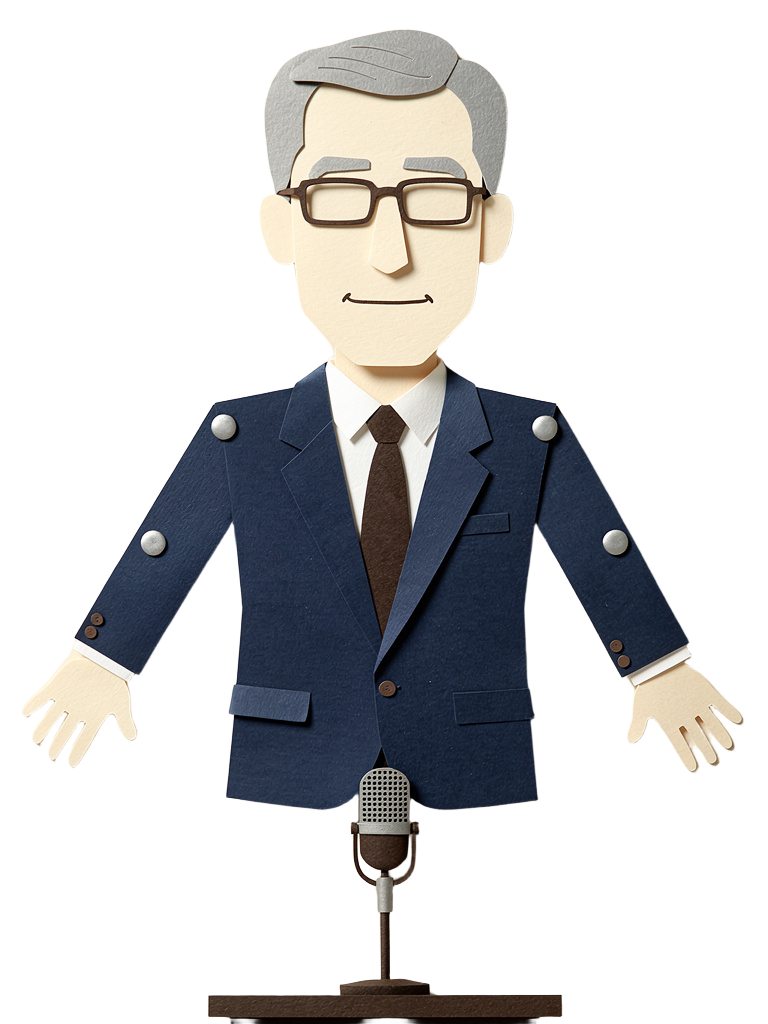
#> input picture videos/DAILY/presentador/A_corresponsal_alpha.png, 768 x 1024 px
$ python rig_explicado.py
#> lines starting #> are read from the running program, lines starting #| are printed output that depends on the picture
# -*- coding: utf-8 -*-
"""Diagrama: que es el rig. Izquierda, donde se corta y donde van los pivotes.
Derecha, que compra ese corte: el mismo brazo en muchas poses sin volver a generar nada.
    python videos/DAILY/presentador/rig_explicado.py
"""
import math, os
from PIL import Image, ImageDraw, ImageFont

BASE = os.path.dirname(os.path.abspath(__file__))
PAPEL = (233, 223, 203)
TINTA = (34, 32, 28)
ROJO = (184, 64, 47)
AZUL = (43, 76, 111)
OCRE = (217, 164, 65)
PIEL = (240, 224, 196)
GRIS = (120, 112, 98)

# pivotes leidos sobre A_corresponsal_alpha.png (768x1024), ver _grid.jpg
PIV = {
    "cuello":   (390, 352),
    "hombro_i": (222, 422), "hombro_d": (546, 425),
    "codo_i":   (155, 545), "codo_d":   (613, 545),
    "muneca_i": (112, 652), "muneca_d": (655, 652),
}
BOCA = (390, 296)


def f(px, bold=False):
    for n in (("arialbd.ttf" if bold else "arial.ttf"), "DejaVuSans.ttf"):
        try:
            return ImageFont.truetype(n, px)
        except Exception:
            pass
    return ImageFont.load_default()


def punteado(d, a, b, color, dash=11, hueco=8, w=3):
    (x0, y0), (x1, y1) = a, b
    L = math.hypot(x1 - x0, y1 - y0)
    if L == 0:
        return
    ux, uy = (x1 - x0) / L, (y1 - y0) / L
    t = 0.0
    while t < L:
        t2 = min(t + dash, L)
        d.line([(x0 + ux * t, y0 + uy * t), (x0 + ux * t2, y0 + uy * t2)], fill=color, width=w)
        t += dash + hueco


def pivote(d, xy, r=17, etiqueta=None, fnt=None, lado="der"):
    x, y = xy
    d.ellipse([x - r, y - r, x + r, y + r], outline=ROJO, width=4)
    d.line([(x - r + 5, y), (x + r - 5, y)], fill=ROJO, width=2)
    d.line([(x, y - r + 5), (x, y + r - 5)], fill=ROJO, width=2)
    if etiqueta:
        tw = d.textlength(etiqueta, font=fnt)
        tx = x + r + 10 if lado == "der" else x - r - 10 - tw
        d.text((tx, y - 12), etiqueta, font=fnt, fill=ROJO)


# ---------------------------------------------------------------- lienzo
CW, CH = 900, 1150          # panel izquierdo (el presentador anotado)
RW = 880                    # panel derecho (la demostracion)
MARG, CAB = 56, 150
W, H = MARG * 3 + CW + RW, CAB + CH + MARG

hoja = Image.new("RGB", (W, H), PAPEL)
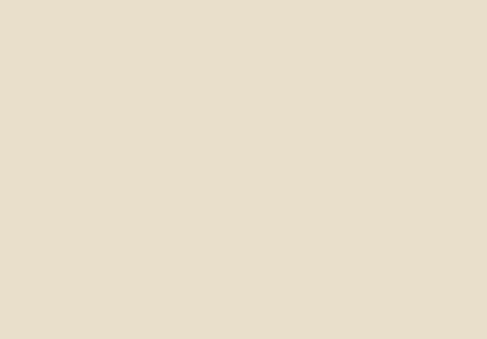
#> hoja: PIL image 1948x1356 RGB (shown at 1/4 size); mean R, G, B 233, 223, 203
d = ImageDraw.Draw(hoja)

d.text((MARG, 40), "QUE ES EL RIG", font=f(58, True), fill=TINTA)
d.text((MARG, 106), "cortar el dibujo en piezas con pivote, para que se mueva sin volver a generarlo",
       font=f(28), fill=GRIS)

# ---------------------------------------------------------------- izquierda
im = Image.open(os.path.join(BASE, "A_corresponsal_alpha.png")).convert("RGBA")
#> im is the input picture: PIL image 768x1024 RGBA; mean R, G, B, A 189.6, 185.3, 173, 84.6
esc = CH / im.height
im = im.resize((int(im.width * esc), CH), Image.LANCZOS)
#> im: PIL image 862x1150 RGBA
ox, oy = MARG, CAB
hoja.paste(im, (ox, oy), im)
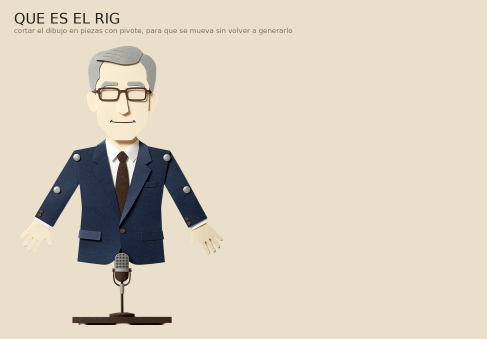
#> hoja: PIL image 1948x1356 RGB (shown at 1/4 size); mean R, G, B 216.3, 207.7, 190.6

fp = f(24, True)


def P(k):
    x, y = PIV[k]
    return (ox + x * esc, oy + y * esc)


# lineas de corte
for a, b in [("cuello", "hombro_i"), ("cuello", "hombro_d"),
             ("hombro_i", "codo_i"), ("codo_i", "muneca_i"),
             ("hombro_d", "codo_d"), ("codo_d", "muneca_d")]:
    punteado(d, P(a), P(b), (60, 90, 130))

# la boca, su propia pieza
bx, by = ox + BOCA[0] * esc, oy + BOCA[1] * esc
d.rectangle([bx - 62, by - 26, bx + 62, by + 26], outline=OCRE, width=4)
d.text((bx + 74, by - 14), "la boca: 9 formas", font=fp, fill=OCRE)

for k, et, lado in [("cuello", "cuello", "der"),
                    ("hombro_i", "hombro", "izq"), ("codo_i", "codo", "izq"),
                    ("muneca_i", "muneca", "izq"),
                    ("hombro_d", "hombro", "der"), ("codo_d", "codo", "der"),
                    ("muneca_d", "muneca", "der")]:
    pivote(d, P(k), etiqueta=et, fnt=fp, lado=lado)

d.text((ox, oy + CH + 14), "7 pivotes  ·  9 piezas  ·  se corta UNA vez",
       font=f(30, True), fill=TINTA)

# ---------------------------------------------------------------- derecha
rx = MARG * 2 + CW
d.text((rx, CAB - 4), "QUE COMPRA ESE CORTE", font=f(34, True), fill=TINTA)

y = CAB + 62
d.text((rx, y), "Un brazo cortado en dos piezas con pivote en el hombro",
       font=f(26), fill=GRIS)
d.text((rx, y + 34), "y en el codo da cualquier pose, girando numeros:",
       font=f(26), fill=GRIS)

# demostracion: el mismo brazo a distintos angulos, dibujado con formas exactas
POSES = [(-28, -18, "reposo"), (12, -40, "senala"), (48, -75, "levanta"), (-8, 34, "baja")]
cx0, cy0 = rx + 118, y + 190
SEP = 205
for i, (a1, a2, nombre) in enumerate(POSES):
    cx = cx0 + (i % 2) * SEP * 1.75
    cy = cy0 + (i // 2) * 280
    # torso de referencia
    d.rectangle([cx - 34, cy - 30, cx + 34, cy + 120], fill=AZUL)
    # brazo: hombro -> codo
    L1, L2 = 96, 92
    r1 = math.radians(90 + a1)
    ex, ey = cx + 34 + L1 * math.cos(r1) * 0.55, cy + L1 * math.sin(r1) * 0.92
    d.line([(cx + 30, cy - 6), (ex, ey)], fill=AZUL, width=27)
    r2 = math.radians(90 + a1 + a2)
    hx, hy = ex + L2 * math.cos(r2) * 0.75, ey + L2 * math.sin(r2) * 0.92
    d.line([(ex, ey), (hx, hy)], fill=PIEL, width=23)
    d.ellipse([hx - 16, hy - 16, hx + 16, hy + 16], fill=PIEL)
    # remaches
    for px, py in ((cx + 30, cy - 6), (ex, ey)):
        d.ellipse([px - 9, py - 9, px + 9, py + 9], fill=(196, 190, 178), outline=(140, 132, 118), width=2)
    d.text((cx - 40, cy + 138), nombre, font=f(25, True), fill=TINTA)
    d.text((cx - 40, cy + 168), "hombro %+d°  codo %+d°" % (a1, a2), font=f(22), fill=GRIS)

# el cierre
cy = y + 690
d.line([(rx, cy), (rx + RW - 20, cy)], fill=(196, 184, 162), width=3)
for i, ln in enumerate([
    "Sin rig, el presentador es una foto: para moverlo hay",
    "que generar otra imagen, y sale distinta cada vez.",
    "",
    "Con rig, un episodio nuevo no genera NADA: mueve",
    "numeros. Y el lip-sync es cambiar la pieza de la boca",
    "24 veces por segundo.",
]):
    d.text((rx, cy + 26 + i * 38), ln, font=f(27, True) if i >= 3 else f(27),
           fill=TINTA if i >= 3 else GRIS)

out = os.path.join(BASE, "_rig_explicado.jpg")
hoja.save(out, quality=94)
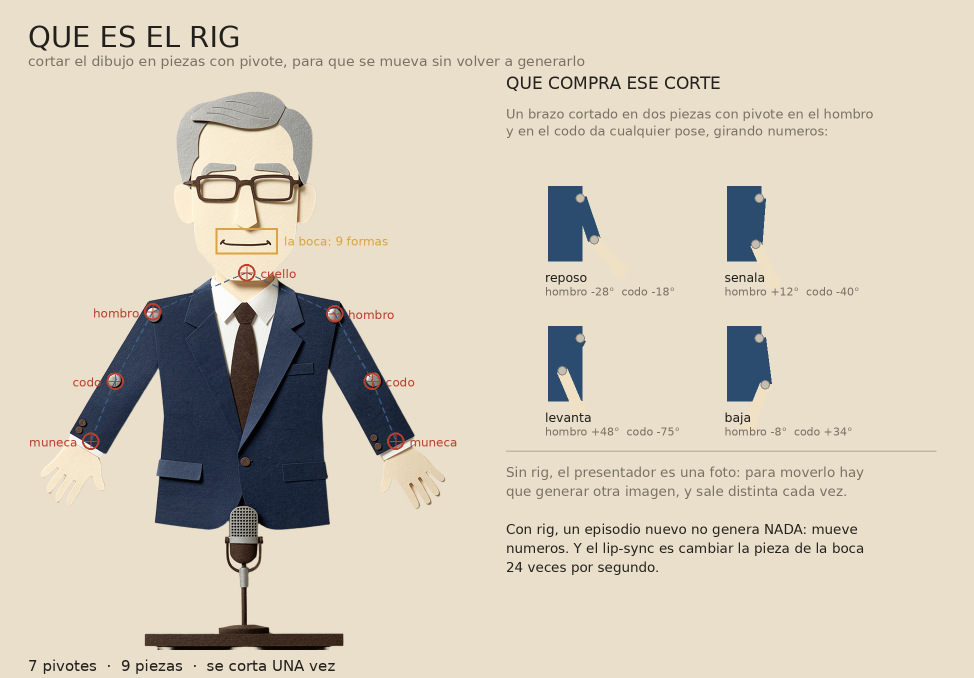
#> saved as _rig_explicado.jpg: PIL image 1948x1356 RGB (shown at 1/2 size); mean R, G, B 211.3, 203.1, 186.9
print(out, hoja.size)
#| videos/DAILY/presentador/_rig_explicado.jpg (1948, 1356)

$ run again, with videos/DAILY/presentador/B_analista_alpha.png copied over videos/DAILY/presentador/A_corresponsal_alpha.png
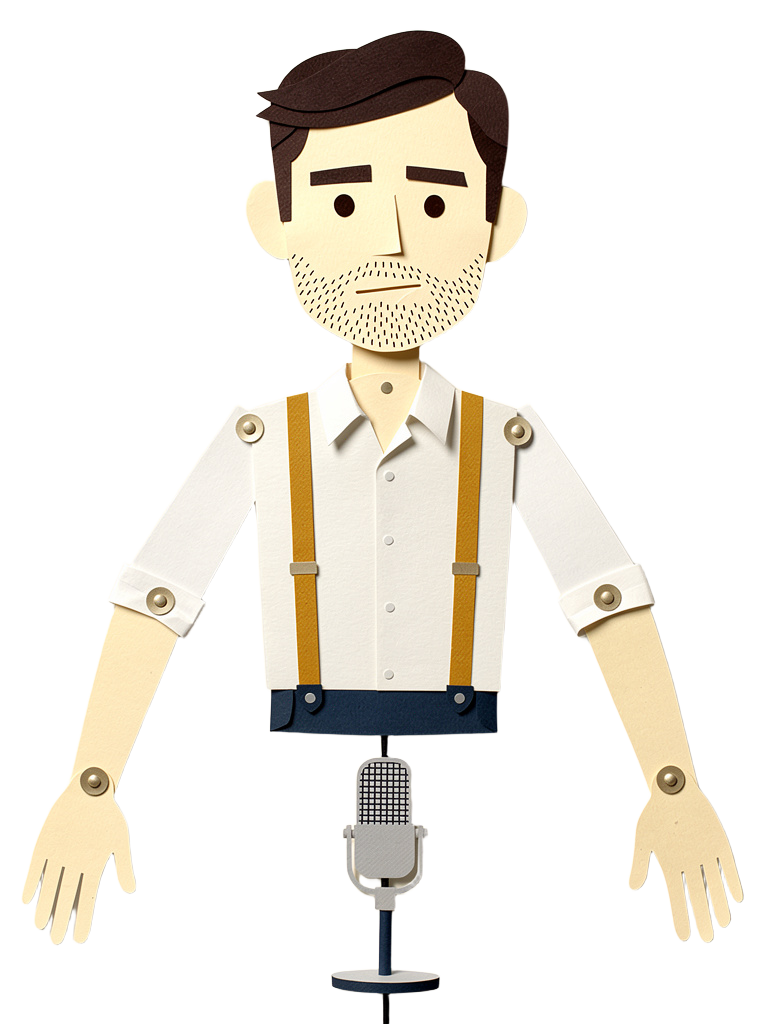
#> input picture videos/DAILY/presentador/B_analista_alpha.png, 768 x 1024 px
#> im is the input picture: PIL image 768x1024 RGBA; mean R, G, B, A 236.6, 226.1, 200.9, 77.1
#> im: PIL image 862x1150 RGBA
#> `hoja.paste(im, (ox, oy), im)`:
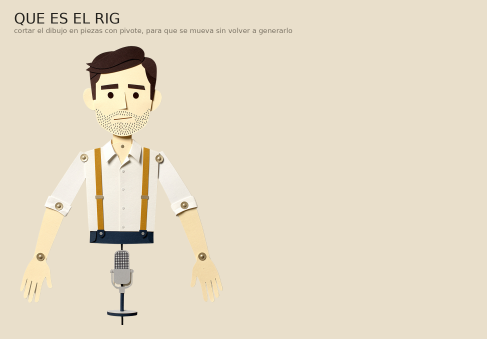
#> hoja: PIL image 1948x1356 RGB (shown at 1/4 size); mean R, G, B 229.1, 218.7, 198.2
#> `hoja.save(out, quality=94)`:
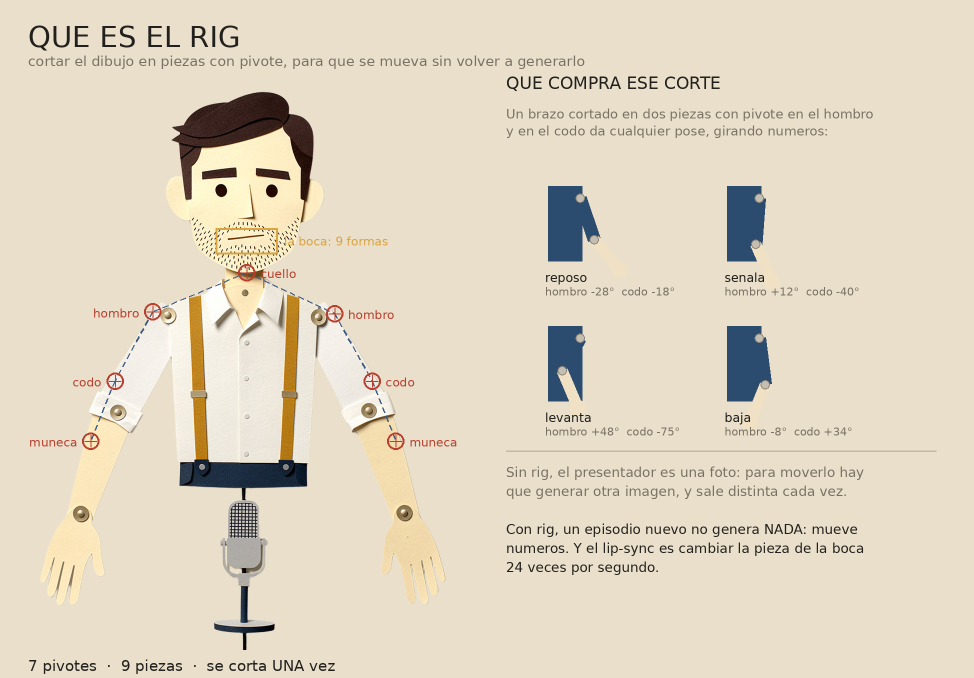
#> saved as _rig_explicado.jpg: PIL image 1948x1356 RGB (shown at 1/2 size); mean R, G, B 223.8, 213.9, 194.3
#| videos/DAILY/presentador/_rig_explicado.jpg (1948, 1356)

$ run again, with videos/DAILY/presentador/B_v1_descartado_alpha.png copied over videos/DAILY/presentador/A_corresponsal_alpha.png
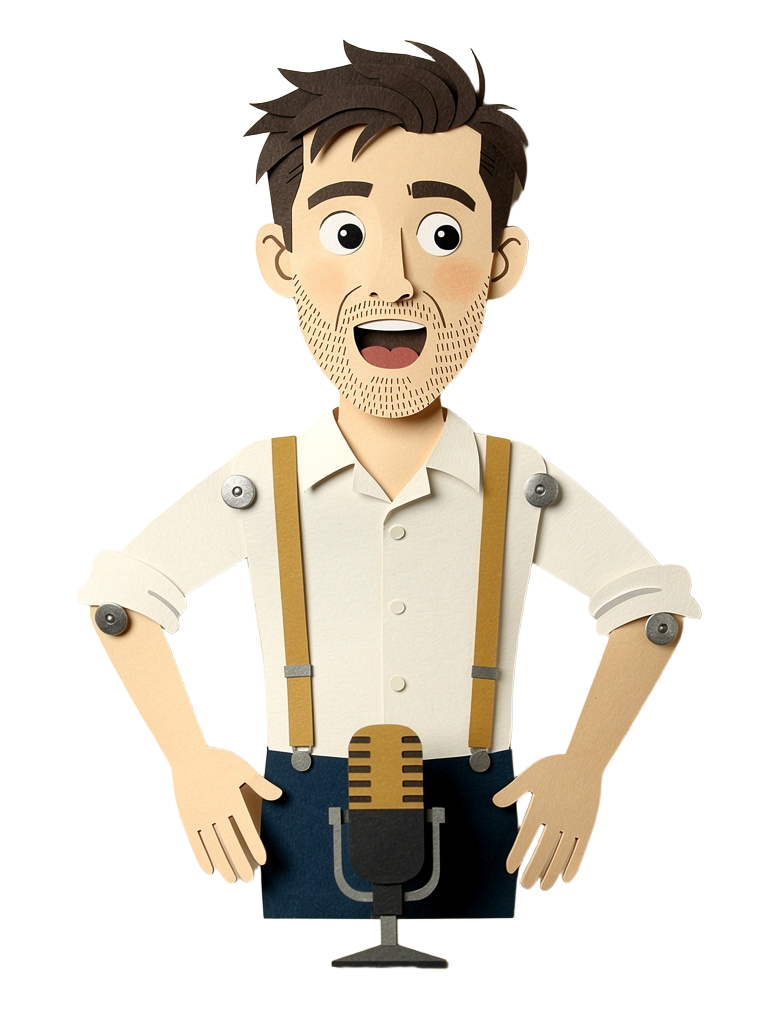
#> input picture videos/DAILY/presentador/B_v1_descartado_alpha.png, 768 x 1024 px
#> im is the input picture: PIL image 768x1024 RGBA; mean R, G, B, A 211.7, 199.6, 175.4, 88.5
#> im: PIL image 862x1150 RGBA
#> `hoja.paste(im, (ox, oy), im)`:
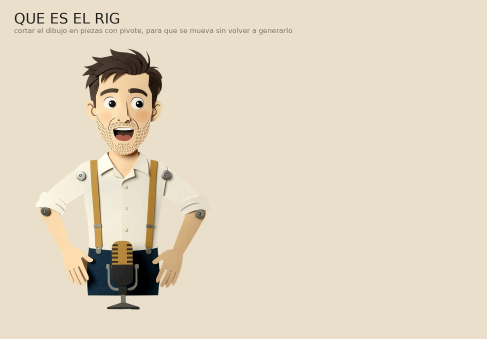
#> hoja: PIL image 1948x1356 RGB (shown at 1/4 size); mean R, G, B 225.1, 214.3, 193.5
#> `hoja.save(out, quality=94)`:
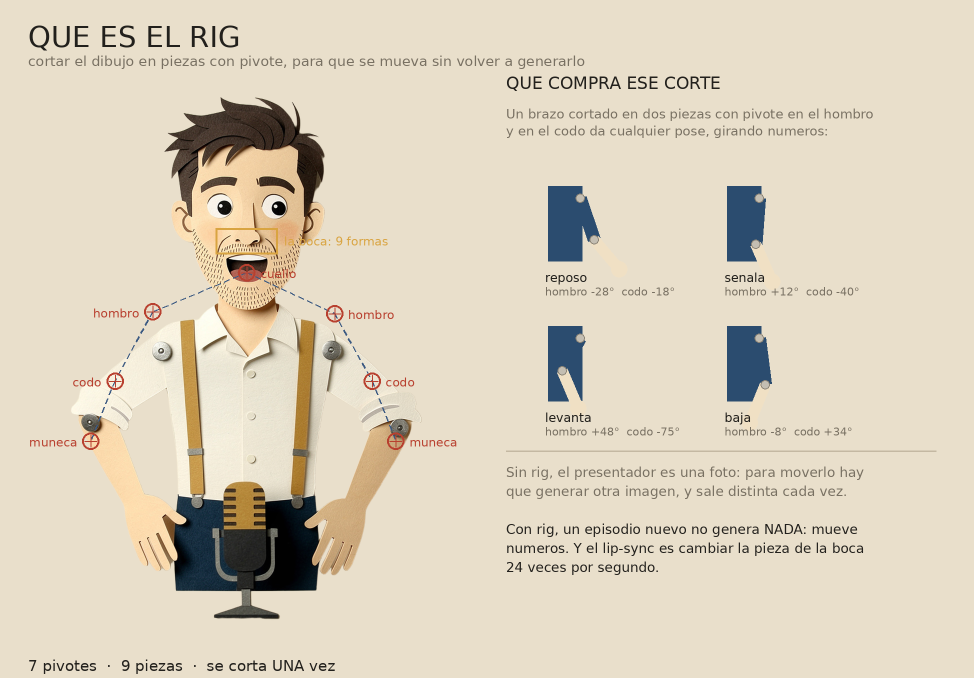
#> saved as _rig_explicado.jpg: PIL image 1948x1356 RGB (shown at 1/2 size); mean R, G, B 219.8, 209.5, 189.8
#| videos/DAILY/presentador/_rig_explicado.jpg (1948, 1356)
